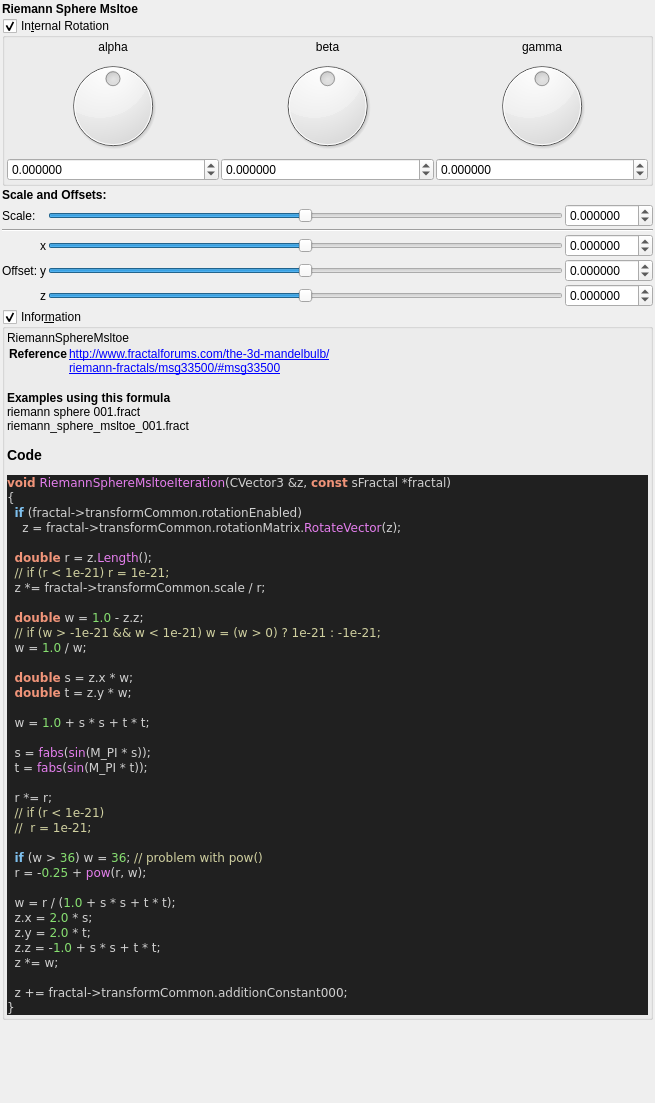
<?xml version="1.0" encoding="UTF-8"?>
<ui version="4.0">
 <class>riemann_sphere_msltoe</class>
 <widget class="QWidget" name="Form">
  <property name="geometry">
   <rect>
    <x>0</x>
    <y>0</y>
    <width>655</width>
    <height>1103</height>
   </rect>
  </property>
  <property name="windowTitle">
   <string notr="true">riemann_sphere_msltoe</string>
  </property>
  <layout class="QVBoxLayout" name="verticalLayout">
   <property name="spacing">
    <number>2</number>
   </property>
   <property name="leftMargin">
    <number>2</number>
   </property>
   <property name="topMargin">
    <number>2</number>
   </property>
   <property name="rightMargin">
    <number>2</number>
   </property>
   <property name="bottomMargin">
    <number>2</number>
   </property>
   <item>
    <widget class="QLabel" name="label_256">
     <property name="font">
      <font>
       <weight>75</weight>
       <bold>true</bold>
      </font>
     </property>
     <property name="text">
      <string>Riemann Sphere Msltoe</string>
     </property>
    </widget>
   </item>
   <item>
    <widget class="MyGroupBox" name="groupCheck_transf_rotation_enabled">
     <property name="title">
      <string>In&amp;ternal Rotation</string>
     </property>
     <property name="checkable">
      <bool>true</bool>
     </property>
     <layout class="QVBoxLayout" name="verticalLayout_8" stretch="0">
      <property name="spacing">
       <number>2</number>
      </property>
      <property name="leftMargin">
       <number>2</number>
      </property>
      <property name="topMargin">
       <number>2</number>
      </property>
      <property name="rightMargin">
       <number>2</number>
      </property>
      <property name="bottomMargin">
       <number>2</number>
      </property>
      <item>
       <layout class="QGridLayout" name="gridLayout_10">
        <property name="spacing">
         <number>2</number>
        </property>
        <item row="1" column="2">
         <widget class="QLabel" name="label_36">
          <property name="text">
           <string notr="true">gamma</string>
          </property>
          <property name="alignment">
           <set>Qt::AlignCenter</set>
          </property>
         </widget>
        </item>
        <item row="1" column="1">
         <widget class="QLabel" name="label_34">
          <property name="text">
           <string notr="true">beta</string>
          </property>
          <property name="alignment">
           <set>Qt::AlignCenter</set>
          </property>
         </widget>
        </item>
        <item row="1" column="0">
         <widget class="QLabel" name="label_35">
          <property name="text">
           <string notr="true">alpha</string>
          </property>
          <property name="alignment">
           <set>Qt::AlignCenter</set>
          </property>
         </widget>
        </item>
        <item row="2" column="1">
         <widget class="QDial" name="dial3_transf_rotation_y">
          <property name="minimum">
           <number>-18000</number>
          </property>
          <property name="maximum">
           <number>18000</number>
          </property>
          <property name="wrapping">
           <bool>true</bool>
          </property>
         </widget>
        </item>
        <item row="2" column="2">
         <widget class="QDial" name="dial3_transf_rotation_z">
          <property name="minimum">
           <number>-18000</number>
          </property>
          <property name="maximum">
           <number>18000</number>
          </property>
          <property name="wrapping">
           <bool>true</bool>
          </property>
         </widget>
        </item>
        <item row="3" column="0">
         <widget class="MyDoubleSpinBox" name="spinboxd3_transf_rotation_x">
          <property name="sizePolicy">
           <sizepolicy hsizetype="Minimum" vsizetype="Maximum">
            <horstretch>0</horstretch>
            <verstretch>0</verstretch>
           </sizepolicy>
          </property>
          <property name="prefix">
           <string/>
          </property>
          <property name="suffix">
           <string/>
          </property>
          <property name="decimals">
           <number>6</number>
          </property>
          <property name="minimum">
           <double>-180.000000000000000</double>
          </property>
          <property name="maximum">
           <double>180.000000000000000</double>
          </property>
          <property name="singleStep">
           <double>1.000000000000000</double>
          </property>
         </widget>
        </item>
        <item row="2" column="0">
         <widget class="QDial" name="dial3_transf_rotation_x">
          <property name="minimum">
           <number>-18000</number>
          </property>
          <property name="maximum">
           <number>18000</number>
          </property>
          <property name="wrapping">
           <bool>true</bool>
          </property>
         </widget>
        </item>
        <item row="3" column="2">
         <widget class="MyDoubleSpinBox" name="spinboxd3_transf_rotation_z">
          <property name="sizePolicy">
           <sizepolicy hsizetype="Minimum" vsizetype="Maximum">
            <horstretch>0</horstretch>
            <verstretch>0</verstretch>
           </sizepolicy>
          </property>
          <property name="prefix">
           <string/>
          </property>
          <property name="suffix">
           <string/>
          </property>
          <property name="decimals">
           <number>6</number>
          </property>
          <property name="minimum">
           <double>-180.000000000000000</double>
          </property>
          <property name="maximum">
           <double>180.000000000000000</double>
          </property>
          <property name="singleStep">
           <double>1.000000000000000</double>
          </property>
         </widget>
        </item>
        <item row="3" column="1">
         <widget class="MyDoubleSpinBox" name="spinboxd3_transf_rotation_y">
          <property name="sizePolicy">
           <sizepolicy hsizetype="Minimum" vsizetype="Maximum">
            <horstretch>0</horstretch>
            <verstretch>0</verstretch>
           </sizepolicy>
          </property>
          <property name="prefix">
           <string/>
          </property>
          <property name="suffix">
           <string/>
          </property>
          <property name="decimals">
           <number>6</number>
          </property>
          <property name="minimum">
           <double>-180.000000000000000</double>
          </property>
          <property name="maximum">
           <double>180.000000000000000</double>
          </property>
          <property name="singleStep">
           <double>1.000000000000000</double>
          </property>
         </widget>
        </item>
       </layout>
      </item>
     </layout>
    </widget>
   </item>
   <item>
    <widget class="QLabel" name="label_252">
     <property name="font">
      <font>
       <weight>75</weight>
       <bold>true</bold>
      </font>
     </property>
     <property name="text">
      <string>Scale and Offsets:</string>
     </property>
    </widget>
   </item>
   <item>
    <layout class="QGridLayout" name="gridLayout_63">
     <property name="spacing">
      <number>2</number>
     </property>
     <item row="1" column="1">
      <widget class="QLabel" name="label_251">
       <property name="text">
        <string>Scale:</string>
       </property>
      </widget>
     </item>
     <item row="2" column="1" colspan="4">
      <widget class="Line" name="line_55">
       <property name="orientation">
        <enum>Qt::Horizontal</enum>
       </property>
      </widget>
     </item>
     <item row="4" column="4">
      <widget class="MyDoubleSpinBox" name="spinbox3_transf_addition_constant_y">
       <property name="sizePolicy">
        <sizepolicy hsizetype="Minimum" vsizetype="Maximum">
         <horstretch>0</horstretch>
         <verstretch>0</verstretch>
        </sizepolicy>
       </property>
       <property name="prefix">
        <string/>
       </property>
       <property name="suffix">
        <string/>
       </property>
       <property name="decimals">
        <number>6</number>
       </property>
       <property name="minimum">
        <double>-99.989999999999995</double>
       </property>
       <property name="maximum">
        <double>99.989999999999995</double>
       </property>
       <property name="singleStep">
        <double>0.100000000000000</double>
       </property>
      </widget>
     </item>
     <item row="4" column="2">
      <widget class="QLabel" name="label_113">
       <property name="text">
        <string notr="true">y</string>
       </property>
      </widget>
     </item>
     <item row="5" column="3">
      <widget class="QSlider" name="slider3_transf_addition_constant_z">
       <property name="sizePolicy">
        <sizepolicy hsizetype="Expanding" vsizetype="Maximum">
         <horstretch>0</horstretch>
         <verstretch>0</verstretch>
        </sizepolicy>
       </property>
       <property name="minimum">
        <number>-5000000</number>
       </property>
       <property name="maximum">
        <number>5000000</number>
       </property>
       <property name="singleStep">
        <number>1</number>
       </property>
       <property name="orientation">
        <enum>Qt::Horizontal</enum>
       </property>
      </widget>
     </item>
     <item row="1" column="3">
      <widget class="QSlider" name="slider_transf_scale">
       <property name="sizePolicy">
        <sizepolicy hsizetype="Preferred" vsizetype="Preferred">
         <horstretch>0</horstretch>
         <verstretch>0</verstretch>
        </sizepolicy>
       </property>
       <property name="minimum">
        <number>-5000000</number>
       </property>
       <property name="maximum">
        <number>5000000</number>
       </property>
       <property name="singleStep">
        <number>1</number>
       </property>
       <property name="orientation">
        <enum>Qt::Horizontal</enum>
       </property>
      </widget>
     </item>
     <item row="3" column="2">
      <widget class="QLabel" name="label_112">
       <property name="text">
        <string notr="true">x</string>
       </property>
      </widget>
     </item>
     <item row="4" column="1">
      <widget class="QLabel" name="label_255">
       <property name="text">
        <string>Offset:</string>
       </property>
      </widget>
     </item>
     <item row="5" column="2">
      <widget class="QLabel" name="label_114">
       <property name="text">
        <string notr="true">z</string>
       </property>
      </widget>
     </item>
     <item row="5" column="4">
      <widget class="MyDoubleSpinBox" name="spinbox3_transf_addition_constant_z">
       <property name="sizePolicy">
        <sizepolicy hsizetype="Minimum" vsizetype="Maximum">
         <horstretch>0</horstretch>
         <verstretch>0</verstretch>
        </sizepolicy>
       </property>
       <property name="prefix">
        <string/>
       </property>
       <property name="suffix">
        <string/>
       </property>
       <property name="decimals">
        <number>6</number>
       </property>
       <property name="minimum">
        <double>-99.989999999999995</double>
       </property>
       <property name="maximum">
        <double>99.989999999999995</double>
       </property>
       <property name="singleStep">
        <double>0.100000000000000</double>
       </property>
      </widget>
     </item>
     <item row="1" column="4">
      <widget class="MyDoubleSpinBox" name="spinbox_transf_scale">
       <property name="sizePolicy">
        <sizepolicy hsizetype="Minimum" vsizetype="Maximum">
         <horstretch>0</horstretch>
         <verstretch>0</verstretch>
        </sizepolicy>
       </property>
       <property name="prefix">
        <string/>
       </property>
       <property name="suffix">
        <string/>
       </property>
       <property name="decimals">
        <number>6</number>
       </property>
       <property name="minimum">
        <double>-99.989999999999995</double>
       </property>
       <property name="maximum">
        <double>99.989999999999995</double>
       </property>
       <property name="singleStep">
        <double>0.100000000000000</double>
       </property>
      </widget>
     </item>
     <item row="3" column="3">
      <widget class="QSlider" name="slider3_transf_addition_constant_x">
       <property name="sizePolicy">
        <sizepolicy hsizetype="Preferred" vsizetype="Preferred">
         <horstretch>0</horstretch>
         <verstretch>0</verstretch>
        </sizepolicy>
       </property>
       <property name="minimum">
        <number>-5000000</number>
       </property>
       <property name="maximum">
        <number>5000000</number>
       </property>
       <property name="singleStep">
        <number>1</number>
       </property>
       <property name="orientation">
        <enum>Qt::Horizontal</enum>
       </property>
      </widget>
     </item>
     <item row="4" column="3">
      <widget class="QSlider" name="slider3_transf_addition_constant_y">
       <property name="sizePolicy">
        <sizepolicy hsizetype="Expanding" vsizetype="Maximum">
         <horstretch>0</horstretch>
         <verstretch>0</verstretch>
        </sizepolicy>
       </property>
       <property name="minimum">
        <number>-5000000</number>
       </property>
       <property name="maximum">
        <number>5000000</number>
       </property>
       <property name="singleStep">
        <number>1</number>
       </property>
       <property name="orientation">
        <enum>Qt::Horizontal</enum>
       </property>
      </widget>
     </item>
     <item row="3" column="4">
      <widget class="MyDoubleSpinBox" name="spinbox3_transf_addition_constant_x">
       <property name="sizePolicy">
        <sizepolicy hsizetype="Minimum" vsizetype="Maximum">
         <horstretch>0</horstretch>
         <verstretch>0</verstretch>
        </sizepolicy>
       </property>
       <property name="prefix">
        <string/>
       </property>
       <property name="suffix">
        <string/>
       </property>
       <property name="decimals">
        <number>6</number>
       </property>
       <property name="minimum">
        <double>-99.989999999999995</double>
       </property>
       <property name="maximum">
        <double>99.989999999999995</double>
       </property>
       <property name="singleStep">
        <double>0.100000000000000</double>
       </property>
      </widget>
     </item>
    </layout>
   </item>
   <item>
    <widget class="MyGroupBox" name="groupCheck_info">
     <property name="title">
      <string>Infor&amp;mation</string>
     </property>
     <property name="flat">
      <bool>false</bool>
     </property>
     <property name="checkable">
      <bool>true</bool>
     </property>
     <layout class="QVBoxLayout" name="verticalLayout_2">
      <property name="spacing">
       <number>2</number>
      </property>
      <property name="leftMargin">
       <number>2</number>
      </property>
      <property name="topMargin">
       <number>2</number>
      </property>
      <property name="rightMargin">
       <number>2</number>
      </property>
      <property name="bottomMargin">
       <number>2</number>
      </property>
      <item>
       <widget class="QLabel" name="label_code_content">
        <property name="text">
         <string notr="true">&lt;p&gt;RiemannSphereMsltoe&lt;/p&gt;&lt;table&gt;
&lt;tr&gt;&lt;th&gt;Reference&lt;/th&gt;&lt;td&gt;&lt;a href=&quot;http://www.fractalforums.com/the-3d-mandelbulb/&quot;&gt;http://www.fractalforums.com/the-3d-mandelbulb/&lt;br&gt;
&lt;a href=&quot;riemann-fractals/msg33500/#msg33500&quot;&gt;riemann-fractals/msg33500/#msg33500&lt;br&gt;
&lt;/td&gt;&lt;/tr&gt;
&lt;/table&gt;
&lt;br&gt;&lt;b&gt;Examples using this formula&lt;/b&gt;&lt;br&gt;riemann sphere 001.fract&lt;br&gt;riemann_sphere_msltoe_001.fract&lt;h3&gt;Code&lt;/h3&gt;
&lt;body style=&quot;background-color:#202020&quot;&gt;
&lt;pre style=&quot;color:#d0d0d0; background-color:#202020;  font-family:'Courier New',monospace;&quot;&gt;&lt;span style=&quot;color:#f09479; font-weight:bold&quot;&gt;void&lt;/span&gt; &lt;span style=&quot;color:#e47eed&quot;&gt;RiemannSphereMsltoeIteration&lt;/span&gt;&lt;span style=&quot;color:#d0d0d0&quot;&gt;(&lt;/span&gt;CVector3 &lt;span style=&quot;color:#d0d0d0&quot;&gt;&amp;amp;&lt;/span&gt;z&lt;span style=&quot;color:#d0d0d0&quot;&gt;,&lt;/span&gt; &lt;span style=&quot;color:#f09479; font-weight:bold&quot;&gt;const&lt;/span&gt; sFractal &lt;span style=&quot;color:#d0d0d0&quot;&gt;*&lt;/span&gt;fractal&lt;span style=&quot;color:#d0d0d0&quot;&gt;)&lt;/span&gt;
&lt;span style=&quot;color:#d0d0d0&quot;&gt;{&lt;/span&gt;
  &lt;span style=&quot;color:#7ec0ee; font-weight:bold&quot;&gt;if&lt;/span&gt; &lt;span style=&quot;color:#d0d0d0&quot;&gt;(&lt;/span&gt;fractal&lt;span style=&quot;color:#d0d0d0&quot;&gt;-&amp;gt;&lt;/span&gt;transformCommon&lt;span style=&quot;color:#d0d0d0&quot;&gt;.&lt;/span&gt;rotationEnabled&lt;span style=&quot;color:#d0d0d0&quot;&gt;)&lt;/span&gt;
    z &lt;span style=&quot;color:#d0d0d0&quot;&gt;=&lt;/span&gt; fractal&lt;span style=&quot;color:#d0d0d0&quot;&gt;-&amp;gt;&lt;/span&gt;transformCommon&lt;span style=&quot;color:#d0d0d0&quot;&gt;.&lt;/span&gt;rotationMatrix&lt;span style=&quot;color:#d0d0d0&quot;&gt;.&lt;/span&gt;&lt;span style=&quot;color:#e47eed&quot;&gt;RotateVector&lt;/span&gt;&lt;span style=&quot;color:#d0d0d0&quot;&gt;(&lt;/span&gt;z&lt;span style=&quot;color:#d0d0d0&quot;&gt;);&lt;/span&gt;

  &lt;span style=&quot;color:#f09479; font-weight:bold&quot;&gt;double&lt;/span&gt; r &lt;span style=&quot;color:#d0d0d0&quot;&gt;=&lt;/span&gt; z&lt;span style=&quot;color:#d0d0d0&quot;&gt;.&lt;/span&gt;&lt;span style=&quot;color:#e47eed&quot;&gt;Length&lt;/span&gt;&lt;span style=&quot;color:#d0d0d0&quot;&gt;();&lt;/span&gt;
  &lt;span style=&quot;color:#d0d0a0&quot;&gt;// if (r &amp;lt; 1e-21) r = 1e-21;&lt;/span&gt;
  z &lt;span style=&quot;color:#d0d0d0&quot;&gt;*=&lt;/span&gt; fractal&lt;span style=&quot;color:#d0d0d0&quot;&gt;-&amp;gt;&lt;/span&gt;transformCommon&lt;span style=&quot;color:#d0d0d0&quot;&gt;.&lt;/span&gt;scale &lt;span style=&quot;color:#d0d0d0&quot;&gt;/&lt;/span&gt; r&lt;span style=&quot;color:#d0d0d0&quot;&gt;;&lt;/span&gt;

  &lt;span style=&quot;color:#f09479; font-weight:bold&quot;&gt;double&lt;/span&gt; w &lt;span style=&quot;color:#d0d0d0&quot;&gt;=&lt;/span&gt; &lt;span style=&quot;color:#87df71&quot;&gt;1.0&lt;/span&gt; &lt;span style=&quot;color:#d0d0d0&quot;&gt;-&lt;/span&gt; z&lt;span style=&quot;color:#d0d0d0&quot;&gt;.&lt;/span&gt;z&lt;span style=&quot;color:#d0d0d0&quot;&gt;;&lt;/span&gt;
  &lt;span style=&quot;color:#d0d0a0&quot;&gt;// if (w &amp;gt; -1e-21 &amp;amp;&amp;amp; w &amp;lt; 1e-21) w = (w &amp;gt; 0) ? 1e-21 : -1e-21;&lt;/span&gt;
  w &lt;span style=&quot;color:#d0d0d0&quot;&gt;=&lt;/span&gt; &lt;span style=&quot;color:#87df71&quot;&gt;1.0&lt;/span&gt; &lt;span style=&quot;color:#d0d0d0&quot;&gt;/&lt;/span&gt; w&lt;span style=&quot;color:#d0d0d0&quot;&gt;;&lt;/span&gt;

  &lt;span style=&quot;color:#f09479; font-weight:bold&quot;&gt;double&lt;/span&gt; s &lt;span style=&quot;color:#d0d0d0&quot;&gt;=&lt;/span&gt; z&lt;span style=&quot;color:#d0d0d0&quot;&gt;.&lt;/span&gt;x &lt;span style=&quot;color:#d0d0d0&quot;&gt;*&lt;/span&gt; w&lt;span style=&quot;color:#d0d0d0&quot;&gt;;&lt;/span&gt;
  &lt;span style=&quot;color:#f09479; font-weight:bold&quot;&gt;double&lt;/span&gt; t &lt;span style=&quot;color:#d0d0d0&quot;&gt;=&lt;/span&gt; z&lt;span style=&quot;color:#d0d0d0&quot;&gt;.&lt;/span&gt;y &lt;span style=&quot;color:#d0d0d0&quot;&gt;*&lt;/span&gt; w&lt;span style=&quot;color:#d0d0d0&quot;&gt;;&lt;/span&gt;

  w &lt;span style=&quot;color:#d0d0d0&quot;&gt;=&lt;/span&gt; &lt;span style=&quot;color:#87df71&quot;&gt;1.0&lt;/span&gt; &lt;span style=&quot;color:#d0d0d0&quot;&gt;+&lt;/span&gt; s &lt;span style=&quot;color:#d0d0d0&quot;&gt;*&lt;/span&gt; s &lt;span style=&quot;color:#d0d0d0&quot;&gt;+&lt;/span&gt; t &lt;span style=&quot;color:#d0d0d0&quot;&gt;*&lt;/span&gt; t&lt;span style=&quot;color:#d0d0d0&quot;&gt;;&lt;/span&gt;

  s &lt;span style=&quot;color:#d0d0d0&quot;&gt;=&lt;/span&gt; &lt;span style=&quot;color:#e47eed&quot;&gt;fabs&lt;/span&gt;&lt;span style=&quot;color:#d0d0d0&quot;&gt;(&lt;/span&gt;&lt;span style=&quot;color:#e47eed&quot;&gt;sin&lt;/span&gt;&lt;span style=&quot;color:#d0d0d0&quot;&gt;(&lt;/span&gt;M_PI &lt;span style=&quot;color:#d0d0d0&quot;&gt;*&lt;/span&gt; s&lt;span style=&quot;color:#d0d0d0&quot;&gt;));&lt;/span&gt;
  t &lt;span style=&quot;color:#d0d0d0&quot;&gt;=&lt;/span&gt; &lt;span style=&quot;color:#e47eed&quot;&gt;fabs&lt;/span&gt;&lt;span style=&quot;color:#d0d0d0&quot;&gt;(&lt;/span&gt;&lt;span style=&quot;color:#e47eed&quot;&gt;sin&lt;/span&gt;&lt;span style=&quot;color:#d0d0d0&quot;&gt;(&lt;/span&gt;M_PI &lt;span style=&quot;color:#d0d0d0&quot;&gt;*&lt;/span&gt; t&lt;span style=&quot;color:#d0d0d0&quot;&gt;));&lt;/span&gt;

  r &lt;span style=&quot;color:#d0d0d0&quot;&gt;*=&lt;/span&gt; r&lt;span style=&quot;color:#d0d0d0&quot;&gt;;&lt;/span&gt;
  &lt;span style=&quot;color:#d0d0a0&quot;&gt;// if (r &amp;lt; 1e-21)&lt;/span&gt;
  &lt;span style=&quot;color:#d0d0a0&quot;&gt;//  r = 1e-21;&lt;/span&gt;

  &lt;span style=&quot;color:#7ec0ee; font-weight:bold&quot;&gt;if&lt;/span&gt; &lt;span style=&quot;color:#d0d0d0&quot;&gt;(&lt;/span&gt;w &lt;span style=&quot;color:#d0d0d0&quot;&gt;&amp;gt;&lt;/span&gt; &lt;span style=&quot;color:#87df71&quot;&gt;36&lt;/span&gt;&lt;span style=&quot;color:#d0d0d0&quot;&gt;)&lt;/span&gt; w &lt;span style=&quot;color:#d0d0d0&quot;&gt;=&lt;/span&gt; &lt;span style=&quot;color:#87df71&quot;&gt;36&lt;/span&gt;&lt;span style=&quot;color:#d0d0d0&quot;&gt;;&lt;/span&gt; &lt;span style=&quot;color:#d0d0a0&quot;&gt;// problem with pow()&lt;/span&gt;
  r &lt;span style=&quot;color:#d0d0d0&quot;&gt;= -&lt;/span&gt;&lt;span style=&quot;color:#87df71&quot;&gt;0.25&lt;/span&gt; &lt;span style=&quot;color:#d0d0d0&quot;&gt;+&lt;/span&gt; &lt;span style=&quot;color:#e47eed&quot;&gt;pow&lt;/span&gt;&lt;span style=&quot;color:#d0d0d0&quot;&gt;(&lt;/span&gt;r&lt;span style=&quot;color:#d0d0d0&quot;&gt;,&lt;/span&gt; w&lt;span style=&quot;color:#d0d0d0&quot;&gt;);&lt;/span&gt;

  w &lt;span style=&quot;color:#d0d0d0&quot;&gt;=&lt;/span&gt; r &lt;span style=&quot;color:#d0d0d0&quot;&gt;/ (&lt;/span&gt;&lt;span style=&quot;color:#87df71&quot;&gt;1.0&lt;/span&gt; &lt;span style=&quot;color:#d0d0d0&quot;&gt;+&lt;/span&gt; s &lt;span style=&quot;color:#d0d0d0&quot;&gt;*&lt;/span&gt; s &lt;span style=&quot;color:#d0d0d0&quot;&gt;+&lt;/span&gt; t &lt;span style=&quot;color:#d0d0d0&quot;&gt;*&lt;/span&gt; t&lt;span style=&quot;color:#d0d0d0&quot;&gt;);&lt;/span&gt;
  z&lt;span style=&quot;color:#d0d0d0&quot;&gt;.&lt;/span&gt;x &lt;span style=&quot;color:#d0d0d0&quot;&gt;=&lt;/span&gt; &lt;span style=&quot;color:#87df71&quot;&gt;2.0&lt;/span&gt; &lt;span style=&quot;color:#d0d0d0&quot;&gt;*&lt;/span&gt; s&lt;span style=&quot;color:#d0d0d0&quot;&gt;;&lt;/span&gt;
  z&lt;span style=&quot;color:#d0d0d0&quot;&gt;.&lt;/span&gt;y &lt;span style=&quot;color:#d0d0d0&quot;&gt;=&lt;/span&gt; &lt;span style=&quot;color:#87df71&quot;&gt;2.0&lt;/span&gt; &lt;span style=&quot;color:#d0d0d0&quot;&gt;*&lt;/span&gt; t&lt;span style=&quot;color:#d0d0d0&quot;&gt;;&lt;/span&gt;
  z&lt;span style=&quot;color:#d0d0d0&quot;&gt;.&lt;/span&gt;z &lt;span style=&quot;color:#d0d0d0&quot;&gt;= -&lt;/span&gt;&lt;span style=&quot;color:#87df71&quot;&gt;1.0&lt;/span&gt; &lt;span style=&quot;color:#d0d0d0&quot;&gt;+&lt;/span&gt; s &lt;span style=&quot;color:#d0d0d0&quot;&gt;*&lt;/span&gt; s &lt;span style=&quot;color:#d0d0d0&quot;&gt;+&lt;/span&gt; t &lt;span style=&quot;color:#d0d0d0&quot;&gt;*&lt;/span&gt; t&lt;span style=&quot;color:#d0d0d0&quot;&gt;;&lt;/span&gt;
  z &lt;span style=&quot;color:#d0d0d0&quot;&gt;*=&lt;/span&gt; w&lt;span style=&quot;color:#d0d0d0&quot;&gt;;&lt;/span&gt;

  z &lt;span style=&quot;color:#d0d0d0&quot;&gt;+=&lt;/span&gt; fractal&lt;span style=&quot;color:#d0d0d0&quot;&gt;-&amp;gt;&lt;/span&gt;transformCommon&lt;span style=&quot;color:#d0d0d0&quot;&gt;.&lt;/span&gt;additionConstant000&lt;span style=&quot;color:#d0d0d0&quot;&gt;;&lt;/span&gt;
&lt;span style=&quot;color:#d0d0d0&quot;&gt;}&lt;/span&gt;
&lt;/pre&gt;
&lt;/body&gt;</string>
        </property>
        <property name="wordWrap">
         <bool>true</bool>
        </property>
        <property name="openExternalLinks">
         <bool>true</bool>
        </property>
        <property name="textInteractionFlags">
         <set>Qt::LinksAccessibleByMouse|Qt::TextSelectableByMouse</set>
        </property>
       </widget>
      </item>
     </layout>
    </widget>
   </item>
   <item>
    <spacer name="verticalSpacer">
     <property name="orientation">
      <enum>Qt::Vertical</enum>
     </property>
     <property name="sizeHint" stdset="0">
      <size>
       <width>20</width>
       <height>40</height>
      </size>
     </property>
    </spacer>
   </item>
  </layout>
 </widget>
 <customwidgets>
  <customwidget>
   <class>MyDoubleSpinBox</class>
   <extends>QDoubleSpinBox</extends>
   <header>my_double_spin_box.h</header>
  </customwidget>
  <customwidget>
   <class>MyGroupBox</class>
   <extends>QGroupBox</extends>
   <header>my_group_box.h</header>
   <container>1</container>
  </customwidget>
 </customwidgets>
 <tabstops>
  <tabstop>groupCheck_transf_rotation_enabled</tabstop>
  <tabstop>dial3_transf_rotation_x</tabstop>
  <tabstop>dial3_transf_rotation_y</tabstop>
  <tabstop>dial3_transf_rotation_z</tabstop>
  <tabstop>spinboxd3_transf_rotation_x</tabstop>
  <tabstop>spinboxd3_transf_rotation_y</tabstop>
  <tabstop>spinboxd3_transf_rotation_z</tabstop>
  <tabstop>slider_transf_scale</tabstop>
  <tabstop>spinbox_transf_scale</tabstop>
  <tabstop>slider3_transf_addition_constant_x</tabstop>
  <tabstop>spinbox3_transf_addition_constant_x</tabstop>
  <tabstop>slider3_transf_addition_constant_y</tabstop>
  <tabstop>spinbox3_transf_addition_constant_y</tabstop>
  <tabstop>slider3_transf_addition_constant_z</tabstop>
  <tabstop>spinbox3_transf_addition_constant_z</tabstop>
  <tabstop>groupCheck_info</tabstop>
 </tabstops>
 <resources/>
 <connections/>
</ui>
